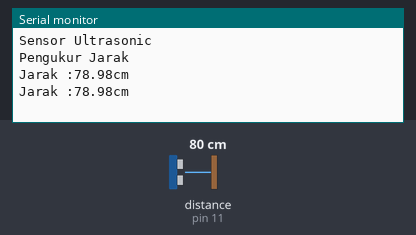
Simulated run of this sketch. Board: Arduino Uno, built with avr-gcc and run on an emulated ATmega328P. Parts: the last lines printed to the serial monitor. Wiring (inferred from the names in the program): ultrasonic range finder: trigger pin 12; echo pin 11. The test bench sets the inputs (shaded band); at power-on: distance to the obstacle (sensor on pin 11) 80 cm. The echo pulse lasts 58.3 µs per cm.

Above: at 5.2 s.
5.3 s: distance to the obstacle (sensor on pin 11) set to 2 cm
At 6.6 s:
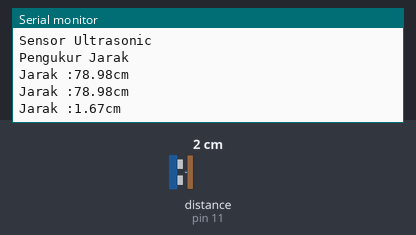
6.8 s: distance to the obstacle (sensor on pin 11) set to 4 cm
At 7.6 s:
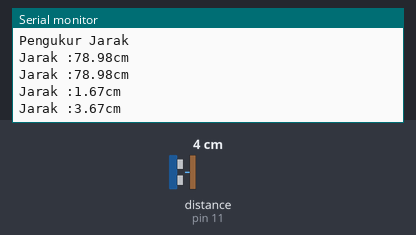
Timing chart, 0 to 9.8 s (numbered marks = the images above; inputs shaded):
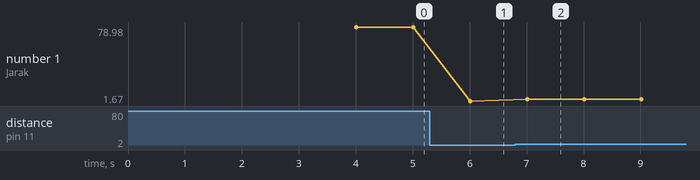

The sketch:

pengukur_jarak.ino
```cpp
#define trigger 12
#define echo 11

float time=0,distance=0;

void setup()
{
 Serial.begin(9600);
 pinMode(trigger,OUTPUT);
 pinMode(echo,INPUT);
 Serial.println("Sensor Ultrasonic");
 delay(2000);
 Serial.println("Pengukur Jarak");
 delay(2000);
}

void loop()
{
 digitalWrite(trigger,LOW);
 delayMicroseconds(2);
 digitalWrite(trigger,HIGH);
 delayMicroseconds(10);
 digitalWrite(trigger,LOW);
 delayMicroseconds(2);
 time=pulseIn(echo,HIGH);
 distance=time*340/20000;
 Serial.print("\nJarak :");
 Serial.print(distance);
 Serial.println("cm");
 delay(1000);
}
```

Measured:
- after the input at 5.3 s, the serial monitor: prints a new line after 0.71 s (image 1)
- after the input at 6.8 s, the serial monitor: prints a new line after 0.21 s (image 2)
- plotted number 1: 78.98 → 1.67 after the input at 5.3 s, 1.67 → 3.67 after the input at 6.8 s
